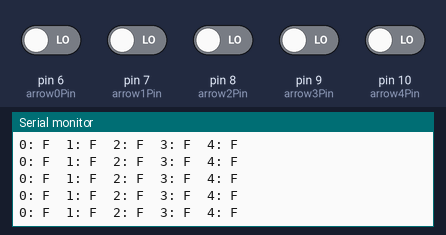
The sketch below on a simulated Arduino Leonardo, built with avr-gcc and run on an emulated ATmega32U4. On the bench: the last lines printed to the serial monitor. The inputs (shaded band) are chosen by the test bench; at power-on: pin 6 (arrow0Pin), pin 7 (arrow1Pin), pin 8 (arrow2Pin), pin 9 (arrow3Pin), pin 10 (arrow4Pin) LOW. USB keyboard and mouse output is not drawn.

Above: at 1.2 s.
1.3 s: pin 6 (arrow0Pin) driven HIGH
At 2.3 s:
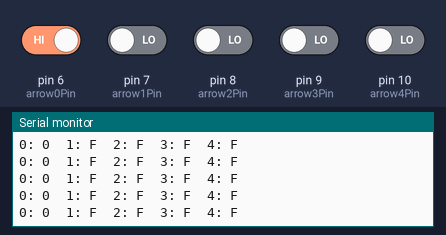
3.2 s: pin 7 (arrow1Pin) driven HIGH
At 3.7 s:
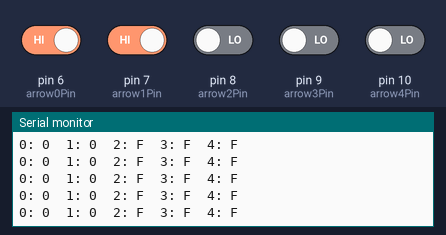

The sketch:

USB_PIU_Controller.ino
```cpp
#define SERIAL_DEBUG
#define JOYSTICK_ON

//ARROWS
// 0 # 3
// # 2 #
// 1 # 4

// PADS
//   3
// 2   0
//   1

const int muxPinA = 4;
const int muxPinB = 5;
const int arrow0Pin = 6;
const int arrow1Pin = 7;
const int arrow2Pin = 8;
const int arrow3Pin = 9;
const int arrow4Pin = 10;

const int NUMBER_OF_ARROWS = 5;
const int NUMBER_OF_PADS = 4;
const int debounceInterval = 50;

bool TEMP_PADS[NUMBER_OF_ARROWS][NUMBER_OF_PADS];
bool PADS[NUMBER_OF_ARROWS][NUMBER_OF_PADS];
int PADS_CHANGE_TIME[NUMBER_OF_ARROWS][NUMBER_OF_PADS];

#ifdef JOYSTICK_ON
#include <Joystick.h>
Joystick_ Joystick(JOYSTICK_DEFAULT_REPORT_ID, JOYSTICK_TYPE_GAMEPAD,
                    NUMBER_OF_ARROWS, 0,     // Button Count, Hat Switch Count
                    false, false, false,   // No X, Y, or Z Axis
                    false, false, false,   // No Rx, Ry, or Rz
                    false, false,          // No rudder or throttle
                    false, false, false);  // No accelerator, brake, or steering
#endif

void setup() {
  pinMode(arrow0Pin, INPUT);
  pinMode(arrow1Pin, INPUT);
  pinMode(arrow2Pin, INPUT);
  pinMode(arrow3Pin, INPUT);
  pinMode(arrow4Pin, INPUT);
  pinMode(muxPinA, OUTPUT);
  pinMode(muxPinB, OUTPUT);

  #ifdef JOYSTICK_ON
  Joystick.begin();
  #endif

  #ifdef SERIAL_DEBUG
  Serial.begin(19200);
  #endif
}

void loop() {
  ReadPads();

  #ifdef JOYSTICK_ON
  SetJoystickButton(0);
  SetJoystickButton(1);
  SetJoystickButton(2);
  SetJoystickButton(3);
  SetJoystickButton(4);
  #endif

  #ifdef SERIAL_DEBUG
  SerialDebug();
  #endif
}

void SetJoystickButton(int arrow)
{
  if (PADS[arrow][0] | PADS[arrow][1] | PADS[arrow][2] | PADS[arrow][3]){
    Joystick.setButton(arrow, 1);
  }
  else{
    Joystick.setButton(arrow, 0);
  }
}

void ReadPads(){
  for (int i= 0; i<4; i++){
    digitalWrite(muxPinA, i & 0x01);
    digitalWrite(muxPinB, i & 0x02);

    int currentMillis = millis();
    Debounce(currentMillis, 0, i, arrow0Pin);
    Debounce(currentMillis, 1, i, arrow1Pin);
    Debounce(currentMillis, 2, i, arrow2Pin);
    Debounce(currentMillis, 3, i, arrow3Pin);
    Debounce(currentMillis, 4, i, arrow4Pin);
  }
}

void Debounce(long currentMillis, int arrow, int pad, int arrowPin){
  TEMP_PADS[arrow][pad] = digitalRead(arrowPin) == LOW;
  if (TEMP_PADS[arrow][pad] != PADS[arrow][pad]
      && abs(currentMillis - PADS_CHANGE_TIME[arrow][pad]) >= debounceInterval){
    PADS[arrow][pad] = TEMP_PADS[arrow][pad];
    PADS_CHANGE_TIME[arrow][pad] = currentMillis;
  }
}

void SerialDebug(){
  byte padValues[NUMBER_OF_ARROWS];
  for (int i= 0; i< NUMBER_OF_ARROWS; i++){
    padValues[i] =(PADS[i][0] ? 1 : 0) |
                  (PADS[i][1] ? 2 : 0) |
                  (PADS[i][2] ? 4 : 0) |
                  (PADS[i][3] ? 8 : 0);
    Serial.print(i); Serial.print(": "); Serial.print(padValues[i], HEX); Serial.print("  ");
  }

  Serial.println();

  // Serial.Print(padValues[0]);
  // Serial.Print(" ");
  // Serial.Print(padValues[3]);
  // Serial.println();

  // Serial.Print(" ");
  // Serial.Print(padValues[2]);
  // Serial.Print(" ");
  // Serial.println();

  // Serial.Print(padValues[1]);
  // Serial.Print(" ");
  // Serial.Print(padValues[4]);
  // Serial.println();
}
```

Measured:
- after the input at 1.3 s, the serial monitor: prints a new line at once (image 1)
- after the input at 3.2 s, the serial monitor: prints a new line at once (image 2)
